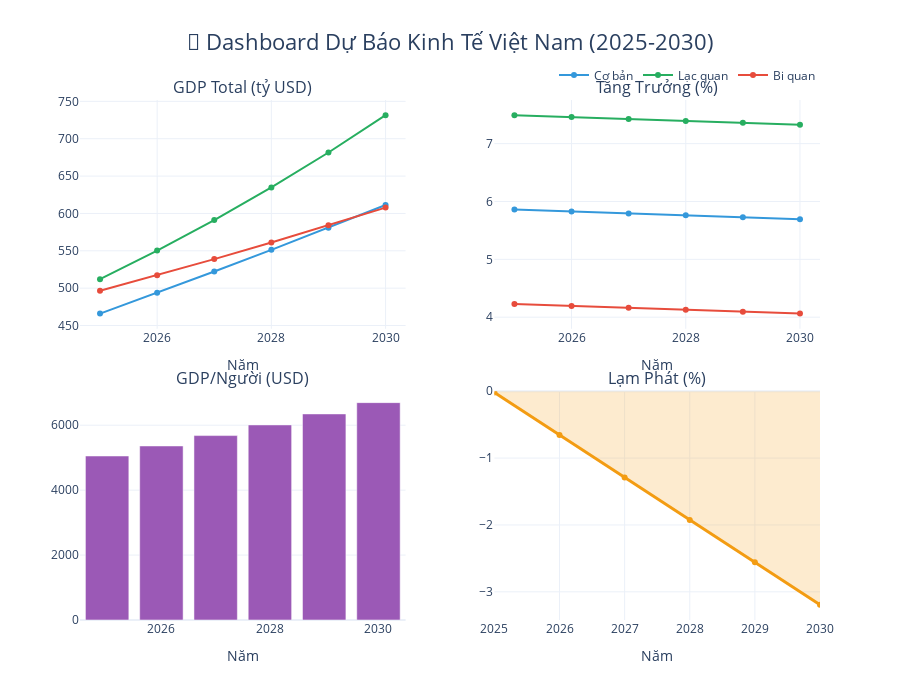

The code cell stored with this chart in its notebook:
### Markdown cell above
## 🎨 Phần 6: Dashboard Tổng Quan

### Code cell
# Create comprehensive dashboard
fig = make_subplots(
    rows=2, cols=2,
    subplot_titles=(
        'GDP Total (tỷ USD)',
        'Tăng Trưởng (%)',
        'GDP/Người (USD)',
        'Lạm Phát (%)'
    ),
    vertical_spacing=0.12,
    horizontal_spacing=0.12
)

# 1. GDP Total - 3 scenarios
for scenario, color, name in [('GDP_Baseline', '#3498db', 'Cơ bản'),
                               ('GDP_Optimistic', '#27ae60', 'Lạc quan'),
                               ('GDP_Pessimistic', '#e74c3c', 'Bi quan')]:
    fig.add_trace(
        go.Scatter(
            x=scenarios_full['Year'],
            y=scenarios_full[scenario],
            mode='lines+markers',
            name=name,
            line=dict(color=color, width=2),
            showlegend=True
        ),
        row=1, col=1
    )

# 2. Growth Rate - 3 scenarios
for scenario, color in [('Growth_Baseline', '#3498db'),
                        ('Growth_Optimistic', '#27ae60'),
                        ('Growth_Pessimistic', '#e74c3c')]:
    fig.add_trace(
        go.Scatter(
            x=scenarios_full['Year'],
            y=scenarios_full[scenario],
            mode='lines+markers',
            line=dict(color=color, width=2),
            showlegend=False
        ),
        row=1, col=2
    )

# 3. Per Capita
fig.add_trace(
    go.Bar(
        x=scenarios_full['Year'],
        y=scenarios_full['PerCapita_Baseline'],
        marker_color='#9b59b6',
        showlegend=False
    ),
    row=2, col=1
)

# 4. Inflation
fig.add_trace(
    go.Scatter(
        x=scenarios_full['Year'],
        y=scenarios_full['Inflation_Baseline'],
        mode='lines+markers',
        line=dict(color='#f39c12', width=3),
        fill='tozeroy',
        fillcolor='rgba(243, 156, 18, 0.2)',
        showlegend=False
    ),
    row=2, col=2
)

# Update axes
for i in range(1, 3):
    for j in range(1, 3):
        fig.update_xaxes(title_text="Năm", row=i, col=j)

fig.update_layout(
    title={
        'text': '🎨 Dashboard Dự Báo Kinh Tế Việt Nam (2025-2030)',
        'x': 0.5,
        'xanchor': 'center',
        'font': {'size': 22}
    },
    height=700,
    template='plotly_white',
    showlegend=True,
    legend=dict(
        orientation="h",
        yanchor="bottom",
        y=1.02,
        xanchor="right",
        x=1
    )
)

fig.show()

### Figure 1 — Plotly figure (JSON) as saved in the notebook; plotly's stock layout.template omitted (floating-point values rounded to 4 significant figures)
{"data": [{"line": {"color": "#3498db", "width": 2}, "mode": "lines+markers", "name": "Cơ bản", "showlegend": true, "type": "scatter", "x": [2025, 2026, 2027, 2028, 2029, 2030], "xaxis": "x", "y": [466.0, 493.8, 522.3, 551.3, 581.0, 611.2], "yaxis": "y"}, {"line": {"color": "#27ae60", "width": 2}, "mode": "lines+markers", "name": "Lạc quan", "showlegend": true, "type": "scatter", "x": [2025, 2026, 2027, 2028, 2029, 2030], "xaxis": "x", "y": [512.1, 550.3, 591.1, 634.8, 681.5, 731.5], "yaxis": "y"}, {"line": {"color": "#e74c3c", "width": 2}, "mode": "lines+markers", "name": "Bi quan", "showlegend": true, "type": "scatter", "x": [2025, 2026, 2027, 2028, 2029, 2030], "xaxis": "x", "y": [496.5, 517.4, 538.9, 561.1, 584.1, 607.8], "yaxis": "y"}, {"line": {"color": "#3498db", "width": 2}, "mode": "lines+markers", "showlegend": false, "type": "scatter", "x": [2025, 2026, 2027, 2028, 2029, 2030], "xaxis": "x2", "y": [5.86, 5.826, 5.793, 5.76, 5.727, 5.694], "yaxis": "y2"}, {"line": {"color": "#27ae60", "width": 2}, "mode": "lines+markers", "showlegend": false, "type": "scatter", "x": [2025, 2026, 2027, 2028, 2029, 2030], "xaxis": "x2", "y": [7.492, 7.459, 7.425, 7.392, 7.359, 7.326], "yaxis": "y2"}, {"line": {"color": "#e74c3c", "width": 2}, "mode": "lines+markers", "showlegend": false, "type": "scatter", "x": [2025, 2026, 2027, 2028, 2029, 2030], "xaxis": "x2", "y": [4.227, 4.194, 4.161, 4.128, 4.095, 4.062], "yaxis": "y2"}, {"marker": {"color": "#9b59b6"}, "showlegend": false, "type": "bar", "x": [2025, 2026, 2027, 2028, 2029, 2030], "xaxis": "x3", "y": [5051.0, 5361.0, 5680.0, 6009.0, 6347.0, 6695.0], "yaxis": "y3"}, {"fill": "tozeroy", "fillcolor": "rgba(243, 156, 18, 0.2)", "line": {"color": "#f39c12", "width": 3}, "mode": "lines+markers", "showlegend": false, "type": "scatter", "x": [2025, 2026, 2027, 2028, 2029, 2030], "xaxis": "x4", "y": [-0.01981, -0.6547, -1.29, -1.924, -2.559, -3.194], "yaxis": "y4"}], "layout": {"annotations": [{"font": {"size": 16}, "showarrow": false, "text": "GDP Total (tỷ USD)", "x": 0.22, "xanchor": "center", "xref": "paper", "y": 1, "yanchor": "bottom", "yref": "paper"}, {"font": {"size": 16}, "showarrow": false, "text": "Tăng Trưởng (%)", "x": 0.78, "xanchor": "center", "xref": "paper", "y": 1, "yanchor": "bottom", "yref": "paper"}, {"font": {"size": 16}, "showarrow": false, "text": "GDP/Người (USD)", "x": 0.22, "xanchor": "center", "xref": "paper", "y": 0.44, "yanchor": "bottom", "yref": "paper"}, {"font": {"size": 16}, "showarrow": false, "text": "Lạm Phát (%)", "x": 0.78, "xanchor": "center", "xref": "paper", "y": 0.44, "yanchor": "bottom", "yref": "paper"}], "height": 700, "legend": {"orientation": "h", "x": 1, "xanchor": "right", "y": 1.02, "yanchor": "bottom"}, "showlegend": true, "title": {"font": {"size": 22}, "text": "🎨 Dashboard Dự Báo Kinh Tế Việt Nam (2025-2030)", "x": 0.5, "xanchor": "center"}, "xaxis": {"anchor": "y", "domain": [0, 0.44], "title": {"text": "Năm"}}, "xaxis2": {"anchor": "y2", "domain": [0.56, 1], "title": {"text": "Năm"}}, "xaxis3": {"anchor": "y3", "domain": [0, 0.44], "title": {"text": "Năm"}}, "xaxis4": {"anchor": "y4", "domain": [0.56, 1], "title": {"text": "Năm"}}, "yaxis": {"anchor": "x", "domain": [0.56, 1]}, "yaxis2": {"anchor": "x2", "domain": [0.56, 1]}, "yaxis3": {"anchor": "x3", "domain": [0, 0.44]}, "yaxis4": {"anchor": "x4", "domain": [0, 0.44]}}}
